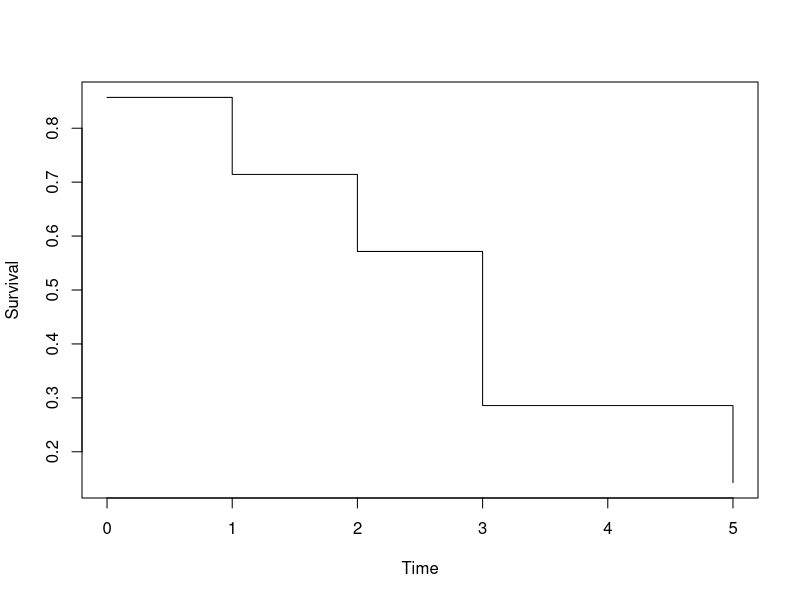

Write the R code that produced this figure.
## ---- chunk 1
library(survival)
time<-c(3,2,0,1,5,3,5)
delta<-c(1,1,1,1,0,1,1)
km<-survfit(Surv(time,delta)~1, type="kaplan-meier")
km$surv
## ---- chunk 2
print(Surv(time,delta))
print(km$n.event)
print(km$n.risk)
## ---- chunk 3
plot(km$time, km$surv, type="s", xlab="Time", ylab="Survival")
